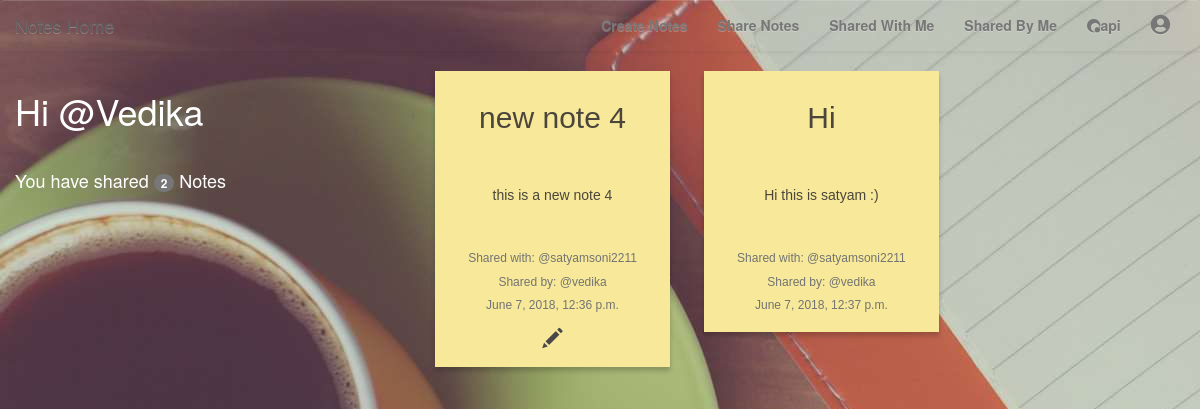
/notes/shared_by_me/ (signed in), run on the app's committed database.
### notes/models.py (models this page shows, shortened)
class SharedNotes(models.Model):
    note = models.ForeignKey(Notes,related_name='shared_note', on_delete=models.CASCADE)
    user = models.ForeignKey(User,related_name='shared_user', on_delete=models.CASCADE)
    shared_by = models.CharField(max_length=30,null=True)
    shared_on = models.DateTimeField(auto_now=True)
    can_edit = models.BooleanField(default=False)
    class Meta:
        unique_together = ('note','user')

class Notes(models.Model):
    title = models.CharField(max_length=30)
    created = models.DateTimeField(auto_now=True)
    text = models.CharField(max_length=2000)
    user = models.ForeignKey(User,related_name='notes', on_delete=models.CASCADE)
    class Meta:
        ordering = ['-created']

### notes/views.py (the view)
class SharedByMe(LoginRequiredMixin,generic.ListView):
    model = SharedNotes
    template_name = 'notes/sharedbyme_list.html'
    def get_queryset(self):
        User = get_user_model()
        try:
            self.shared_notes = SharedNotes.objects.filter(shared_by__iexact=self.request.user.username)
        except User.DoesNotExist:
            raise Http404
        else:
            return self.shared_notes
    def get_context_data(self, **kwargs):
        context = super().get_context_data(**kwargs)
        context['shared_notes'] = self.shared_notes
        return context

### notes/templates/notes/sharedbyme_list.html
{% extends "base.html" %}
{% block content %}
	<div class="row">
		<div class="col-md-4">
			<h1 id='wh'>Hi @{{user.username|title}}</h1>
			<br>
			<h4 id='wh'>You have shared <span class="badge">{{shared_notes.all.count}}</span> Notes</h4>
		</div>
		<div class="col-md-8">
			{% for sharednote in object_list %}
				{% if sharednote.user.username != user.username  %}
					<div class="note-wrap note-white">
						<h2>{{sharednote.note.title}}</h2>
						<br>
						<h5>{{sharednote.note.text|safe}}</h5>
						<br>
						<h5 class="help-block" id='usertag'>Shared with: @{{sharednote.user.username}}</h5>
						<h5 class="help-block" id='usertag'>Shared by: @{{sharednote.shared_by}}</h5>
						<h5 class="help-block" id='usertag'>{{sharednote.shared_on}}</h5>
						{% if sharednote.can_edit is True %}
							<a href="{% url 'notes:update' pk=sharednote.note.pk %}">
								<span class="glyphicon glyphicon-pencil"></span>
							</a>
						{% endif %}
					</div>
				{% endif %}
			{% endfor %}
		</div>
	</div>
{% endblock %}

### static/css/codepen.css (style rules this page uses)
* { -webkit-box-sizing: border-box; -moz-box-sizing: border-box; box-sizing: border-box; }
.note-wrap { width: 235px; min-height: 235px; padding: 10px; margin: 0 10px 15px 20px; margin position: relative; font-size: 24px; vertical-align: top; display: inline-block; font-family: Englebert, Arial; color: #4b453c; background: #F7E999; line-height: 34px; text-align: center; box-shadow: 0 4px 5px rgba(0, 0, 0, 0.2); }
.note-wrap a { color: #494747; text-decoration: none; font-size: 20px; -webkit-transition: all 0.4s ease; -moz-transition: all 0.4s ease; -o-transition: all 0.4s ease; -ms-transition: all 0.4s ease; transition: all 0.4s ease; }

### static/css/master.css (style rules this page uses)
#usertag { font-size:12px; }
#wh { color: #ffff; }

### static/css/stylish-portfolio.css (style rules this page uses)
html, body { width: 100%; height: 100%; }
body { font-family: "Source Sans Pro","Helvetica Neue",Helvetica,Arial,sans-serif; }

### data on the page
SharedNotes: note "new note 4", note.text "this is a new note 4", user.username "satyamsoni2211", shared_by "vedika", shared_on "June 7, 2018, 12:36 p.m.", can_edit True (drawn)
SharedNotes: note "Hi", note.text "Hi this is satyam :)", user.username "satyamsoni2211", shared_by "vedika", shared_on "June 7, 2018, 12:37 p.m."

### other printed values
{{ user.username|title }} "Vedika"
{{ shared_notes.all.count }} "2"
